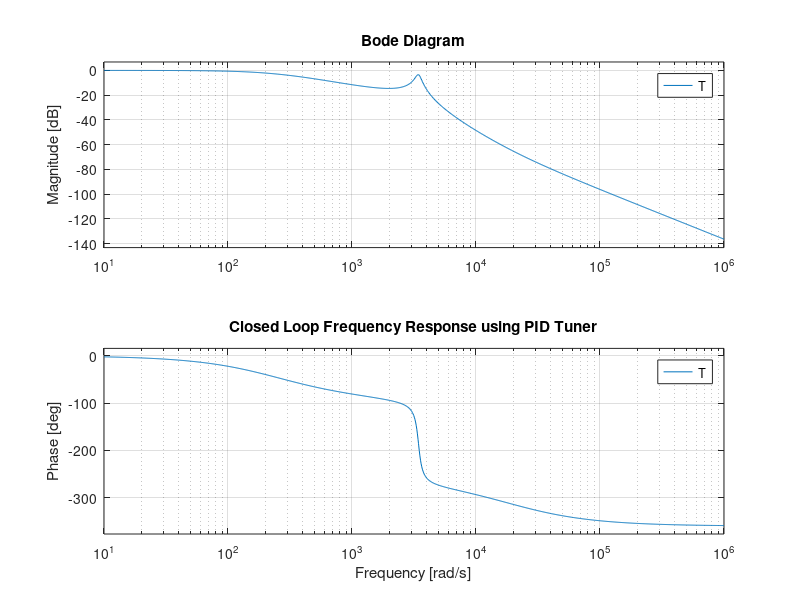
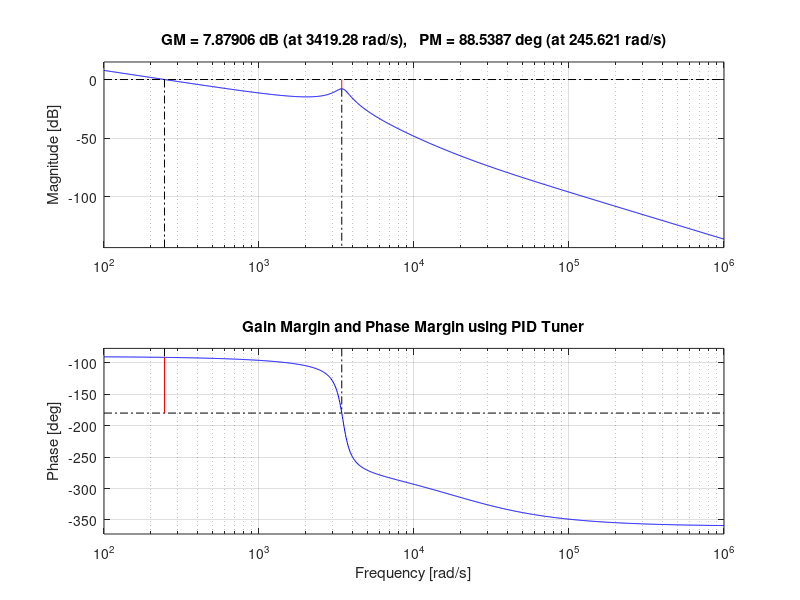
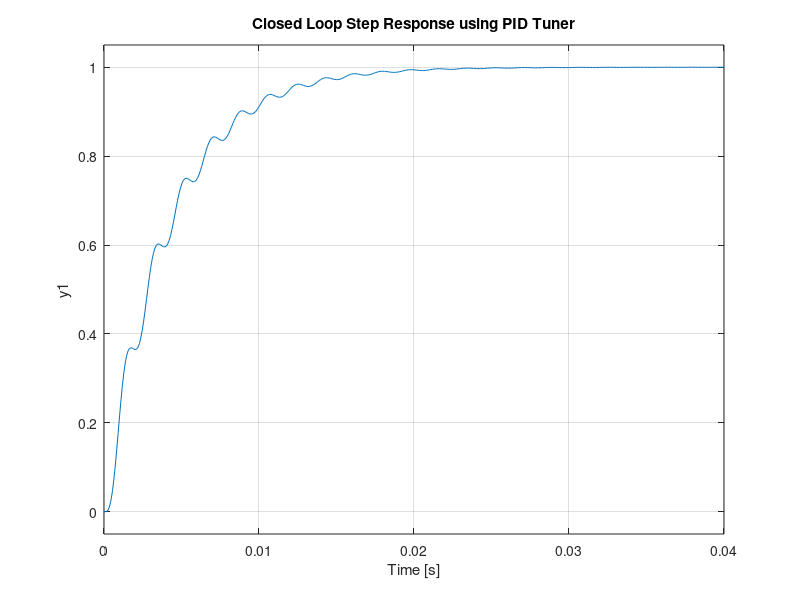

Recreate these plots in MATLAB, in order. (Note: this script raises an error after producing the figures.)
clc
clear
close all

num = [-2.084e4 4.023e8];
den = [1 625 1.207e7];

G = tf(num,den);

Kp = 0;
Ki = 7.3324;

C = pid(Kp,Ki);

T = feedback(C*G,1);

figure
bode(T)
grid on
title('Closed Loop Frequency Response using PID Tuner')

figure
margin(C*G)
grid on
title('Gain Margin and Phase Margin using PID Tuner')

figure
step(T)
grid on
title('Closed Loop Step Response using PID Tuner')

disp('Closed-loop poles:')
pole(T)

disp('Closed-loop zeros:')
zero(T)

S = stepinfo(T);

fprintf('\n------ Time Domain Specifications ------\n');
fprintf('Rise Time       : %.6f s\n',S.RiseTime);
fprintf('Settling Time   : %.6f s\n',S.SettlingTime);
fprintf('Overshoot       : %.2f %%\n',S.Overshoot);
fprintf('Undershoot      : %.2f %%\n',S.Undershoot);
fprintf('Peak            : %.4f\n',S.Peak);
fprintf('Peak Time       : %.6f s\n',S.PeakTime);
